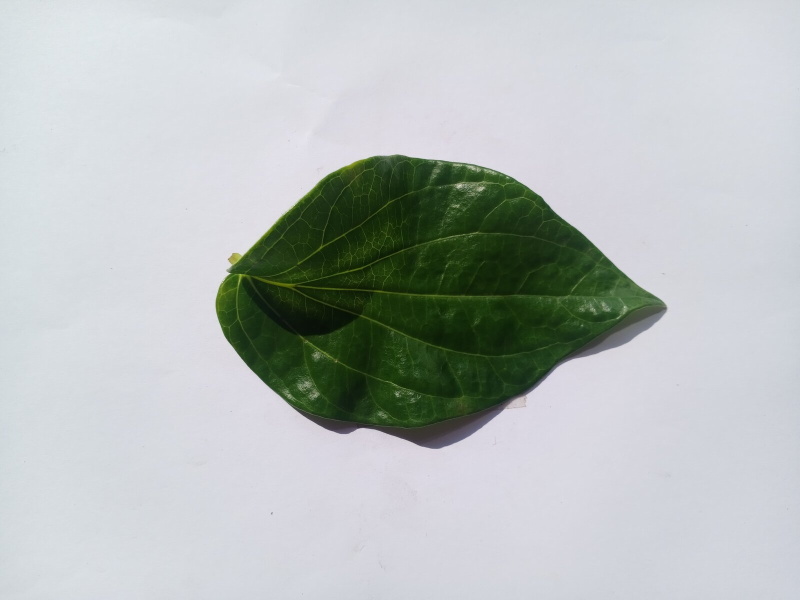
#> input picture Dataset/Daun Sirih/001.jpg, 1600 x 1200 px, found by its file name (shown at 1/2 size)
$ python main.py
#> lines starting #> are read from the running program, lines starting #| are printed output that depends on the picture; after the words box and inside, x2 and y2 are one past the last pixel; in counts of white or black regions, pixels touching at a corner belong together
import cv2

#membaca image
image = cv2.imread("Daun sirih/001.jpg")
#> image is the input picture: shape (1200, 1600, 3); mean B, G, R 187.9, 189, 183.2
print(image)
#> (printed output is left out)

#menampilkan image
cv2.imshow('Daun sirih/001', image)
cv2.waitKey(0)
cv2.destroyAllWindows()
print(image.shape)
#| (1200, 1600, 3)

#mengakses nilai di pixel x=100, y=20
(b, g, r) = image[20, 100]
#> b = 229; g = 226; r = 221
print("blue = ", b)
#| blue =  229
print("green = ", g)
#| green =  226
print("red = ", r)
#| red =  221

#crop image
im_crop = image[100:660, 100:380]
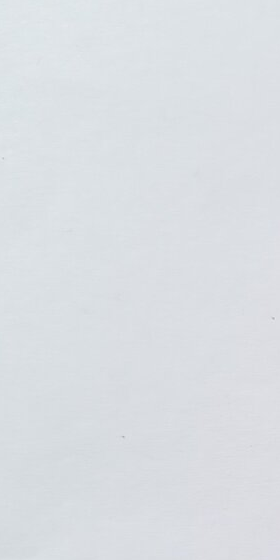
#> im_crop: shape (560, 280, 3); mean B, G, R 227.1, 222.6, 218.8

cv2.imshow('crop',im_crop)
cv2.waitKey(0)
cv2.destroyAllWindows()
print(im_crop.shape)
#| (560, 280, 3)

#mengcopy image
cp_image = image.copy()
print(cp_image.shape)
#| (1200, 1600, 3)

#mangubah nilai pixel
cp_image[300:350, 170:300] = (255, 255, 255)
#> cp_image: shape (1200, 1600, 3); 0.34% of pixels changed, all inside (x1, y1, x2, y2) = (170, 300, 300, 350)

cv2.imshow('cp_image',cp_image)
cv2.waitKey(0)
cv2.destroyAllWindows()

#resize image (ignore aspect ration)
im_resized = cv2.resize(image, (400,400))
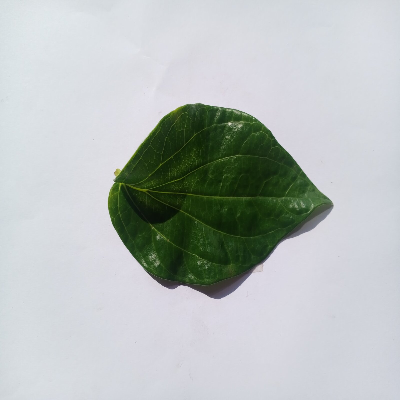
#> im_resized: shape (400, 400, 3); mean B, G, R 188, 189.1, 183.3

cv2.imshow('im_resized',im_resized)
cv2.waitKey(0)
#> (the run stopped early here; a loop or call above may not have finished)

$ run again, with Dataset/Daun Sirih/002.jpg copied over Dataset/Daun Sirih/001.jpg
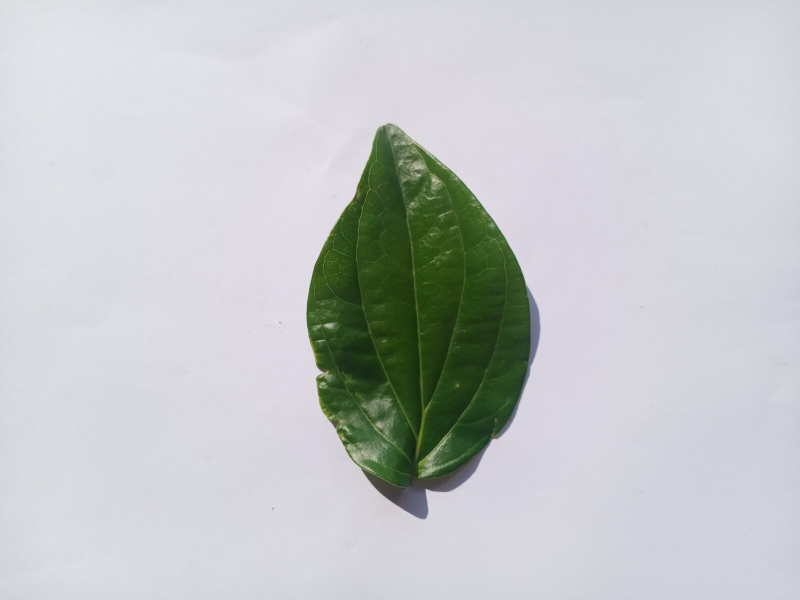
#> input picture Dataset/Daun Sirih/002.jpg, 1600 x 1200 px, found by its file name (shown at 1/2 size)
#> image is the input picture: shape (1200, 1600, 3); mean B, G, R 200.4, 198.8, 196
#> (printed output is left out)
#| (1200, 1600, 3)
#> b = 230; g = 225; r = 224
#| blue =  230
#| green =  225
#| red =  224
#| (560, 280, 3)
#| (1200, 1600, 3)
#> cp_image: shape (1200, 1600, 3); 0.34% of pixels changed, all inside (x1, y1, x2, y2) = (170, 300, 300, 350)
#> `im_resized = cv2.resize(image, (400,400))`:
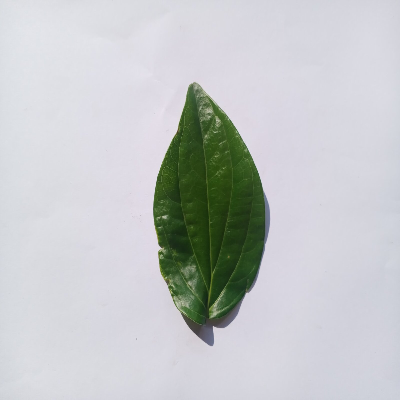
#> im_resized: shape (400, 400, 3); mean B, G, R 200.5, 198.9, 196.1

$ run again, with Dataset/Daun Sirih/003.jpg copied over Dataset/Daun Sirih/001.jpg
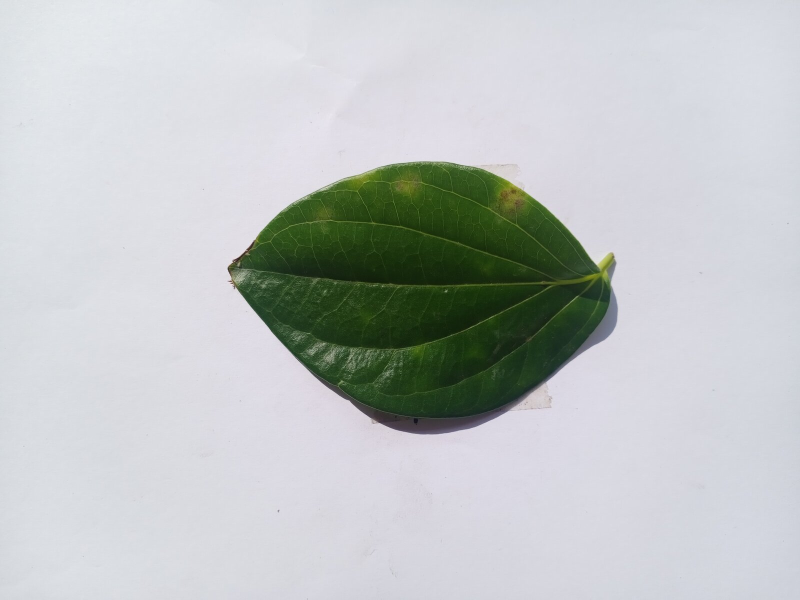
#> input picture Dataset/Daun Sirih/003.jpg, 1600 x 1200 px, found by its file name (shown at 1/2 size)
#> image is the input picture: shape (1200, 1600, 3); mean B, G, R 195.9, 195.7, 191.5
#> (printed output is left out)
#| (1200, 1600, 3)
#> b = 231; g = 228; r = 224
#| blue =  231
#| green =  228
#| red =  224
#| (560, 280, 3)
#| (1200, 1600, 3)
#> cp_image: shape (1200, 1600, 3); 0.34% of pixels changed, all inside (x1, y1, x2, y2) = (170, 300, 300, 350)
#> `im_resized = cv2.resize(image, (400,400))`:
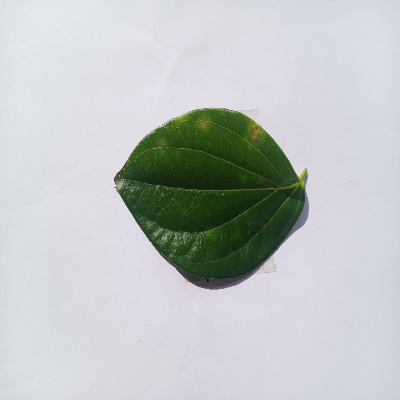
#> im_resized: shape (400, 400, 3); mean B, G, R 196, 195.9, 191.6

$ run again, with Dataset/Daun Sirih/004.jpg copied over Dataset/Daun Sirih/001.jpg
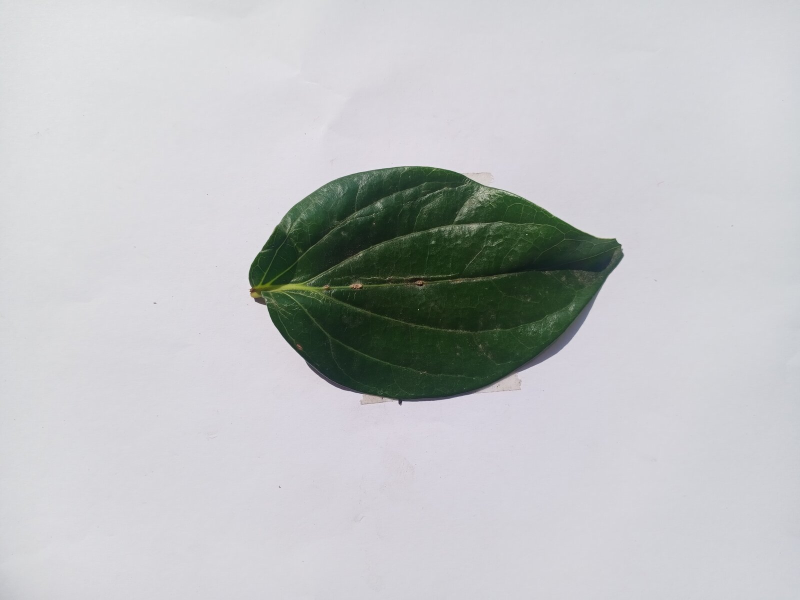
#> input picture Dataset/Daun Sirih/004.jpg, 1600 x 1200 px, found by its file name (shown at 1/2 size)
#> image is the input picture: shape (1200, 1600, 3); mean B, G, R 195.6, 193.9, 192
#> (printed output is left out)
#| (1200, 1600, 3)
#> b = 225; g = 223; r = 222
#| blue =  225
#| green =  223
#| red =  222
#| (560, 280, 3)
#| (1200, 1600, 3)
#> cp_image: shape (1200, 1600, 3); 0.34% of pixels changed, all inside (x1, y1, x2, y2) = (170, 300, 300, 350)
#> `im_resized = cv2.resize(image, (400,400))`:
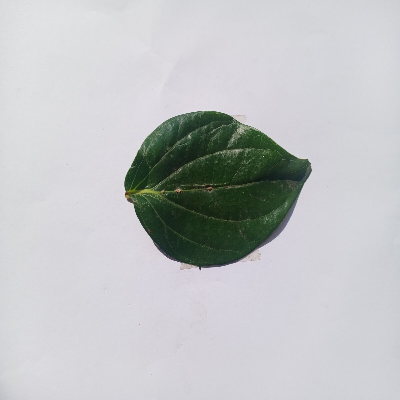
#> im_resized: shape (400, 400, 3); mean B, G, R 195.7, 194.1, 192.1
